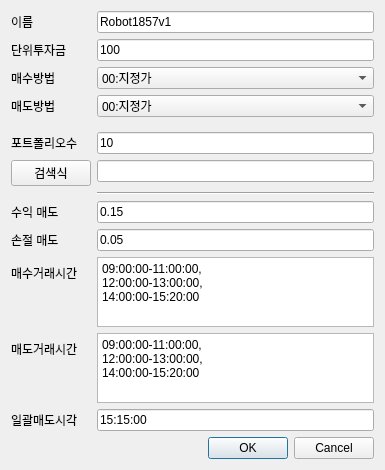
<?xml version="1.0" encoding="UTF-8"?>
<ui version="4.0">
 <class>Dialog</class>
 <widget class="QDialog" name="Dialog">
  <property name="geometry">
   <rect>
    <x>0</x>
    <y>0</y>
    <width>385</width>
    <height>464</height>
   </rect>
  </property>
  <property name="windowTitle">
   <string>Robot1857v1</string>
  </property>
  <layout class="QVBoxLayout" name="verticalLayout">
   <item>
    <widget class="QSplitter" name="splitter">
     <property name="orientation">
      <enum>Qt::Horizontal</enum>
     </property>
     <widget class="QWidget" name="layoutWidget">
      <layout class="QFormLayout" name="formLayout">
       <property name="fieldGrowthPolicy">
        <enum>QFormLayout::AllNonFixedFieldsGrow</enum>
       </property>
       <item row="0" column="0">
        <widget class="QLabel" name="label">
         <property name="text">
          <string>이름</string>
         </property>
        </widget>
       </item>
       <item row="0" column="1">
        <widget class="QLineEdit" name="lineEdit_name">
         <property name="text">
          <string>Robot1857v1</string>
         </property>
        </widget>
       </item>
       <item row="1" column="0">
        <widget class="QLabel" name="label_5">
         <property name="text">
          <string>단위투자금</string>
         </property>
        </widget>
       </item>
       <item row="1" column="1">
        <widget class="QLineEdit" name="lineEdit_unit">
         <property name="text">
          <string>100</string>
         </property>
        </widget>
       </item>
       <item row="2" column="0">
        <widget class="QLabel" name="label_7">
         <property name="text">
          <string>매수방법</string>
         </property>
        </widget>
       </item>
       <item row="2" column="1">
        <widget class="QComboBox" name="comboBox_buy_sHogaGb">
         <item>
          <property name="text">
           <string>00:지정가</string>
          </property>
         </item>
         <item>
          <property name="text">
           <string>03:시장가</string>
          </property>
         </item>
         <item>
          <property name="text">
           <string>05:조건부지정가</string>
          </property>
         </item>
         <item>
          <property name="text">
           <string>06:최유리지정가</string>
          </property>
         </item>
         <item>
          <property name="text">
           <string>07:최우선지정가</string>
          </property>
         </item>
        </widget>
       </item>
       <item row="3" column="0">
        <widget class="QLabel" name="label_8">
         <property name="text">
          <string>매도방법</string>
         </property>
        </widget>
       </item>
       <item row="3" column="1">
        <widget class="QComboBox" name="comboBox_sell_sHogaGb">
         <item>
          <property name="text">
           <string>00:지정가</string>
          </property>
         </item>
         <item>
          <property name="text">
           <string>03:시장가</string>
          </property>
         </item>
         <item>
          <property name="text">
           <string>05:조건부지정가</string>
          </property>
         </item>
         <item>
          <property name="text">
           <string>06:최유리지정가</string>
          </property>
         </item>
         <item>
          <property name="text">
           <string>07:최우선지정가</string>
          </property>
         </item>
        </widget>
       </item>
       <item row="4" column="0">
        <widget class="Line" name="line">
         <property name="orientation">
          <enum>Qt::Horizontal</enum>
         </property>
        </widget>
       </item>
       <item row="5" column="0">
        <widget class="QLabel" name="label_11">
         <property name="text">
          <string>포트폴리오수</string>
         </property>
        </widget>
       </item>
       <item row="5" column="1">
        <widget class="QLineEdit" name="lineEdit_portsize">
         <property name="text">
          <string>10</string>
         </property>
        </widget>
       </item>
       <item row="7" column="1">
        <widget class="QLineEdit" name="lineEdit_filename"/>
       </item>
       <item row="9" column="1">
        <widget class="Line" name="line_3">
         <property name="orientation">
          <enum>Qt::Horizontal</enum>
         </property>
        </widget>
       </item>
       <item row="7" column="0">
        <widget class="QPushButton" name="pushButton">
         <property name="text">
          <string>검색식</string>
         </property>
        </widget>
       </item>
       <item row="12" column="1">
        <widget class="QPlainTextEdit" name="plainTextEdit_buytime">
         <property name="plainText">
          <string>09:00:00-11:00:00,
12:00:00-13:00:00,
14:00:00-15:20:00</string>
         </property>
        </widget>
       </item>
       <item row="12" column="0">
        <widget class="QLabel" name="label_2">
         <property name="text">
          <string>매수거래시간</string>
         </property>
        </widget>
       </item>
       <item row="10" column="1">
        <widget class="QLineEdit" name="lineEdit_profitstop">
         <property name="text">
          <string>0.15</string>
         </property>
        </widget>
       </item>
       <item row="10" column="0">
        <widget class="QLabel" name="label_3">
         <property name="text">
          <string>수익 매도</string>
         </property>
        </widget>
       </item>
       <item row="14" column="1">
        <widget class="QLineEdit" name="lineEdit_sellall">
         <property name="text">
          <string>15:15:00</string>
         </property>
        </widget>
       </item>
       <item row="14" column="0">
        <widget class="QLabel" name="label_4">
         <property name="text">
          <string>일괄매도시각</string>
         </property>
        </widget>
       </item>
       <item row="13" column="0">
        <widget class="QLabel" name="label_6">
         <property name="text">
          <string>매도거래시간</string>
         </property>
        </widget>
       </item>
       <item row="13" column="1">
        <widget class="QPlainTextEdit" name="plainTextEdit_selltime">
         <property name="plainText">
          <string>09:00:00-11:00:00,
12:00:00-13:00:00,
14:00:00-15:20:00</string>
         </property>
        </widget>
       </item>
       <item row="11" column="0">
        <widget class="QLabel" name="label_9">
         <property name="text">
          <string>손절 매도</string>
         </property>
        </widget>
       </item>
       <item row="11" column="1">
        <widget class="QLineEdit" name="lineEdit_losscut">
         <property name="text">
          <string>0.05</string>
         </property>
        </widget>
       </item>
      </layout>
     </widget>
    </widget>
   </item>
   <item>
    <widget class="QDialogButtonBox" name="buttonBox">
     <property name="orientation">
      <enum>Qt::Horizontal</enum>
     </property>
     <property name="standardButtons">
      <set>QDialogButtonBox::Cancel|QDialogButtonBox::Ok</set>
     </property>
    </widget>
   </item>
  </layout>
 </widget>
 <resources/>
 <connections>
  <connection>
   <sender>buttonBox</sender>
   <signal>accepted()</signal>
   <receiver>Dialog</receiver>
   <slot>accept()</slot>
   <hints>
    <hint type="sourcelabel">
     <x>245</x>
     <y>340</y>
    </hint>
    <hint type="destinationlabel">
     <x>157</x>
     <y>274</y>
    </hint>
   </hints>
  </connection>
  <connection>
   <sender>buttonBox</sender>
   <signal>rejected()</signal>
   <receiver>Dialog</receiver>
   <slot>reject()</slot>
   <hints>
    <hint type="sourcelabel">
     <x>293</x>
     <y>340</y>
    </hint>
    <hint type="destinationlabel">
     <x>286</x>
     <y>274</y>
    </hint>
   </hints>
  </connection>
  <connection>
   <sender>pushButton</sender>
   <signal>clicked()</signal>
   <receiver>Dialog</receiver>
   <slot>SearchFile()</slot>
   <hints>
    <hint type="sourcelabel">
     <x>46</x>
     <y>164</y>
    </hint>
    <hint type="destinationlabel">
     <x>0</x>
     <y>195</y>
    </hint>
   </hints>
  </connection>
 </connections>
 <slots>
  <slot>gen_range()</slot>
  <slot>SearchFile()</slot>
 </slots>
</ui>
